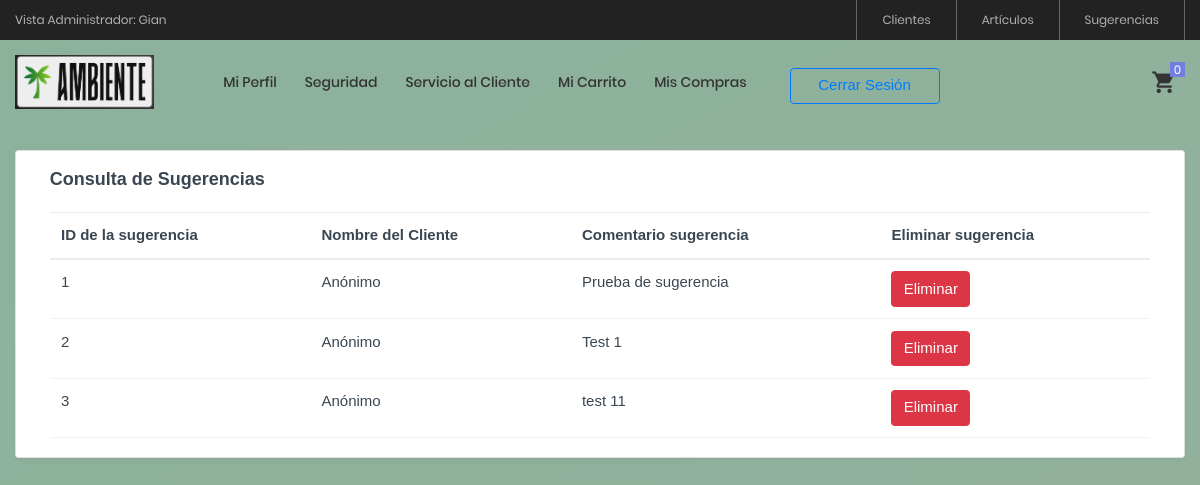
/View/Sugerencias/ConsultarSugerencia.php (signed in), run on an earlier commit of the app's database.
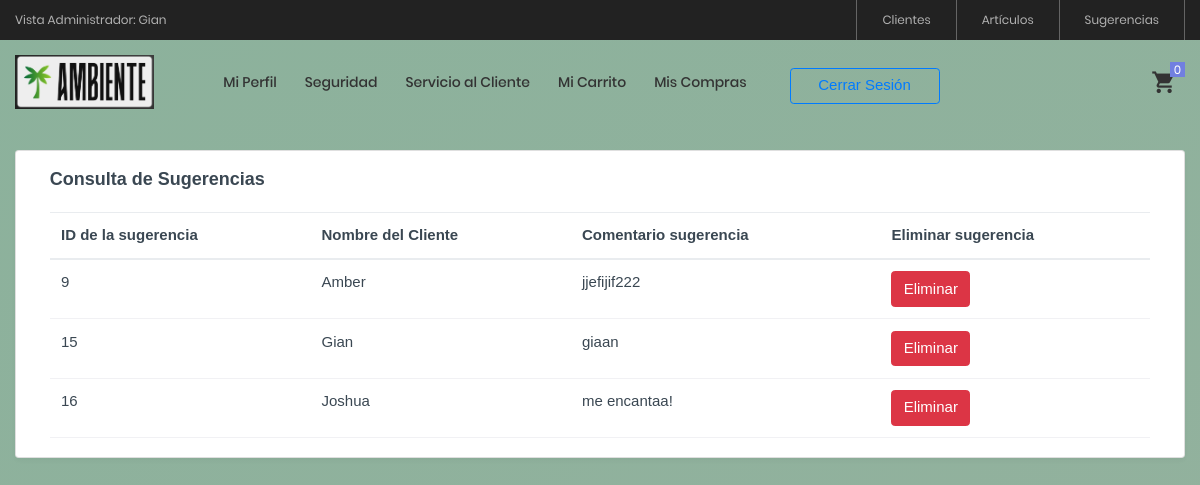
And on a later commit of the database.
### tables this page shows
CREATE TABLE `consultas` (
  `consultaID` int(11) NOT NULL AUTO_INCREMENT,
  `descripcion` varchar(500) NOT NULL,
  `clienteID` int(11) DEFAULT NULL,
  `nombreCliente` varchar(100) DEFAULT NULL,
  PRIMARY KEY (`consultaID`),
  KEY `fk_clienteID` (`clienteID`),
  CONSTRAINT `fk_clienteID` FOREIGN KEY (`clienteID`) REFERENCES `clientes` (`clienteID`) ON DELETE CASCADE ON UPDATE CASCADE
);

### Model/SugerenciaModel.php (called while the page is built, shortened)
<?php
function ConsultarSugerenciasModel() {
    try {
        $enlace = AbrirBD();
        $sentencia = "CALL ConsultarSugerencias()";
        $resultado = $enlace->query($sentencia);
        return $resultado;
    } catch (Exception $ex) {
        error_log("Error en ConsultarSugerenciasModel: " . $ex->getMessage());
        return null;
    }
}
?>

### Controller/SugerenciaController.php (called while the page is built, shortened)
<?php
include_once $_SERVER["DOCUMENT_ROOT"] . '/ProyectoAmbienteWeb/Model/SugerenciaModel.php';
function ConsultarSugerencias() {
    return ConsultarSugerenciasModel();
}
?>

### View/Sugerencias/ConsultarSugerencia.php (the view, shortened to what this page needs)
<?php
include_once $_SERVER["DOCUMENT_ROOT"] . '/ProyectoAmbienteWeb/View/layout.php';
include_once $_SERVER["DOCUMENT_ROOT"] . '/ProyectoAmbienteWeb/Controller/SugerenciaController.php';
$resultado = ConsultarSugerencias();
?>
<!doctype html>
<html lang="en">
<?php ReferenciasCSS(); ?>
<body class="page-wrapper radial-gradient">
    <div id="main-wrapper">
        <?php MostrarMenu(); ?>
        <div class="body-wrapper">
            <?php MostrarHeader(); ?>
            <div class="container-fluid">
                <div class="row">
                    <div id="sugerencias" class="card">
                        <div class="card-body">
                            <h5 class="card-title fw-semibold mb-4">Consulta de Sugerencias</h5>
                            <div class="table-responsive">
                                <table id="example" class="table text-nowrap align-middle mb-0">
                                    <thead>
                                        <tr>
                                            <th scope="col">ID de la sugerencia</th>
                                            <th scope="col">Nombre del Cliente</th>
                                            <th scope="col">Comentario sugerencia</th>
                                            <th scope="col">Eliminar sugerencia</th>
                                        </tr>
                                    </thead>
                                    <tbody>
                                        <?php
                                        if ($resultado && $resultado->num_rows > 0) {
                                            while ($fila = $resultado->fetch_assoc()) {
                                                $nombreCliente = isset($fila['nombreCliente']) ? $fila['nombreCliente'] : 'Anónimo';
                                                echo "<tr>";
                                                echo "<td>{$fila['consultaID']}</td>";
                                                echo "<td>{$nombreCliente}</td>";
                                                echo "<td>{$fila['descripcion']}</td>";
                                                echo "<td>
                                                    <form action='' method='POST' onsubmit='return confirmarEliminacion()'>
                                                        <input type='hidden' name='eliminarID' value='{$fila['consultaID']}'>
                                                        <button type='submit' class='btn btn-danger'>Eliminar</button>
                                                    </form>
                                                </td>";
                                                echo "</tr>";
                                            }
                                        } else {
                                            echo "<tr><td colspan='4'>No se encontraron sugerencias.</td></tr>";
                                        }
                                        ?>
                                    </tbody>
                                </table>
                            </div>
                        </div>
                    </div>
                </div>
            </div>
        </div>
    </div>
</body>
</html>

### View/layout.php (shortened to what this page needs)
<?php
function MostrarMenu()
{
    if (isset($_SESSION["NombreCliente"]) && $_SESSION["RolID"] == "1") {
        echo '
                    <div class="container-menu-desktop" style="overflow-y: auto; max-height: 100vh;">
                        <div class="top-bar">
                            <div class="content-topbar flex-sb-m h-full container">
                                <div class="left-top-bar">
                                    Vista Administrador: ' . $_SESSION["NombreCliente"] . '
                                </div>
                            <div class="right-top-bar flex-w h-full">
                                <a href="../Cliente/consultarClientes.php" class="flex-c-m trans-04 p-lr-25">
                                    Clientes
                                </a>
                                <a href="../Articulos/ConsultarArticulos.php" class="flex-c-m trans-04 p-lr-25">
                                    Artículos
                                </a>
                                <a href="../Sugerencias/ConsultarSugerencia.php" class="flex-c-m trans-04 p-lr-25">
                                    Sugerencias
                                </a>
                            </div>
                        </div>
                    </div>';
    } else if (isset($_SESSION["NombreCliente"]) && $_SESSION["RolID"] == "2") {
        echo '
                <div class="container-menu-desktop" style="overflow-y: auto; max-height: 100vh;">
                    <div class="top-bar">
                        <div class="content-topbar flex-sb-m h-full container">
                            <div class="left-top-bar">
                                Bienvenido/a: ' . $_SESSION["NombreCliente"] . '
                            </div>
                        </div>
                    </div>
                </div>';
    }
}
function MostrarHeader()
{
    $cantidad = "0";
    $total = "0";
    if (isset($_SESSION["NombreCliente"]))
    {
        $cantidad = $_SESSION["CantidadCarrito"];
        $total = $_SESSION["TotalCarrito"];
    }
    echo '
    <header style="position: fixed; top: 0; left: 0; width: 100%; z-index: 1000; background-color: #fff; box-shadow: 0 2px 5px rgba(0, 0, 0, 0.1);">
        <div class="container-menu-desktop">
            <div class="wrap-menu-desktop">
                <nav class="limiter-menu-desktop container">
                    <a href="../Login/Home.php" class="logo">
                        <img src="../images/logo-01.jpeg" alt="IMG-LOGO">
                    </a>
                    <div class="menu-desktop">
                        <ul class="main-menu">';
if (isset($_SESSION["NombreCliente"])) {
    echo '
                            <li>
                                <a href="../Cliente/consultarPerfil.php">Mi Perfil</a>
                            </li>
                            <li>
                                <a href="../Cliente/cambiarAcceso.php">Seguridad</a>
                            </li>
                            <li>
                                <a href="../Sugerencias/CrearSugerencia.php">Servicio al Cliente</a>
                            </li>
                            <li>
                                <a href="../Carrito/ConsultarCarrito.php">Mi Carrito</a>
                            </li>
                            <li>
                                <a href="../Carrito/ConsultarFacturas.php">Mis Compras</a>
                            </li>
                            <li>
                                <form action="" method="POST">
                                    <button type="submit" style="width:150px" id="btnCerrarSesion" name="btnCerrarSesion"
                                    class="btn btn-outline-primary mx-3 mt-2 d-block">Cerrar Sesión</button>
                                </form>
                            </li>';
} else {
    echo '
                            <li>
                                <a href="../Login/inicioSesion.php" style="width:150px"
                                            class="btn btn-outline-primary mx-3 mt-2 d-block">Iniciar Sesión</a>
                            </li>';
}
echo '
                        </ul>
                    </div>
                    <div class="wrap-icon-header flex-w flex-r-m">
                        <div class="icon-header-item cl2 hov-cl1 trans-04 p-l-22 p-r-11 icon-header-noti js-show-cart" data-notify="' . $cantidad . '">
                            <i class="zmdi zmdi-shopping-cart"></i>
                        </div>
                    </div>
                </nav>
            </div>
        </div>
    </header>
    <div style="margin-top: 80px;"></div>
    <div class="wrap-header-cart js-panel-cart">
        <div class="s-full js-hide-cart"></div>
        <div class="header-cart flex-col-l p-l-65 p-r-25">
            <div class="header-cart-title flex-w flex-sb-m p-b-8">
                <span class="mtext-103 cl2">
                    Su carrito
                </span>
                <div class="fs-35 lh-10 cl2 p-lr-5 pointer hov-cl1 trans-04 js-hide-cart">
                    <i class="zmdi zmdi-close"></i>
                </div>
            </div>
            <div class="header-cart-content flex-w js-pscroll">
                <ul class="header-cart-wrapitem w-full">
                </ul>
                <div class="w-full">
                    <div class="header-cart-total w-full p-tb-40">
                        Total: ¢' . number_format($total, 2) . '
                    </div>
                    <div class="header-cart-buttons flex-w w-full">
                        <a href="../Carrito/consultarCarrito.php" class="flex-c-m stext-101 cl0 size-107 bg3 bor2 hov-btn3 p-lr-15 trans-04 m-r-8 m-b-10">
                            Ver Carrito
                        </a>
                    </div>
                </div>
            </div>
        </div>
    </div>';
}
function ReferenciasCSS()
{
    echo '
            <head>
	            <meta charset="UTF-8">
	            <meta name="viewport" content="width=device-width, initial-scale=1">
                <meta charset="utf-8">
                <title>Tienda Ambiente</title>
                <link rel="shortcut icon" type="image/png" href="../images/logo-01.jpeg" />
                <link rel="stylesheet" href="../css/proyecto.css" />
                <link rel="stylesheet" href="../css/styles.min.css" />
                <link rel="stylesheet" href="https://cdn.datatables.net/2.1.8/css/dataTables.bootstrap5.css" />
                <link rel="stylesheet" href="https://cdnjs.cloudflare.com/ajax/libs/font-awesome/4.7.0/css/font-awesome.css" />
                <link rel="stylesheet" href="https://cdn.jsdelivr.net/npm/sweetalert2@11.14.5/dist/sweetalert2.min.css" />
                <link rel="stylesheet" type="text/css" href="../css/bootstrap.min.css">
                <link rel="stylesheet" type="text/css" href="../css/font-awesome.min.css">
                <link rel="stylesheet" type="text/css" href="../css/material-design-iconic-font.min.css">
                <link rel="stylesheet" type="text/css" href="../css/icon-font.min.css">
                <link rel="stylesheet" type="text/css" href="../css/animate.css">
                <link rel="stylesheet" type="text/css" href="../css/hamburgers.min.css">
                <link rel="stylesheet" type="text/css" href="../css/animsition.min.css">
                <link rel="stylesheet" type="text/css" href="../css/select2.min.css">
                <link rel="stylesheet" type="text/css" href="../css/daterangepicker.css">
                <link rel="stylesheet" type="text/css" href="../css/slick.css">
                <link rel="stylesheet" type="text/css" href="../css/magnific-popup.css">
                <link rel="stylesheet" type="text/css" href="../css/perfect-scrollbar.css">
                <link rel="stylesheet" type="text/css" href="../css/util.css">
                <link rel="stylesheet" type="text/css" href="../css/main.css">
            </head>';
}

### View/css/main.css (style rules this page uses)
.container { max-width: 1380px; }
@media (max-width: 1600px) { .container { max-width: 1200px; } }
.container-menu-desktop { overflow-y: auto !important; position: relative !important; overflow: visible !important; height: auto; width: 100%; -webkit-transition: all 0.3s; -o-transition: all 0.3s; -moz-transition: all 0.3s; transition: all 0.3s; }
.top-bar { height: 40px; background-color: #222; }
.left-top-bar { font-family: Poppins-Regular; font-size: 12px; line-height: 1.8; color: #b2b2b2; }
.right-top-bar a { font-family: Poppins-Regular; font-size: 12px; line-height: 1.8; height: 100%; color: #b2b2b2; border-right: 1px solid rgba(255,255,255,0.3); }
.right-top-bar a:first-child { border-left: 1px solid rgba(255,255,255,0.3); }
.wrap-menu-desktop { position: fixed; z-index: 1100; background-color: transparent; width: 100%; height: 84px; top: 40px; left: 0px; -webkit-transition: height 0.3s, background-color 0.3s; -o-transition: height 0.3s, background-color 0.3s; -moz-transition: height 0.3s, background-color 0.3s; transition: height 0.3s, background-color 0.3s; }
.limiter-menu-desktop { height: 100%; display: -webkit-box; display: -webkit-flex; display: -moz-box; display: -ms-flexbox; display: flex; align-items: center; background-color: transparent; }
.logo { display: -webkit-box; display: -webkit-flex; display: -moz-box; display: -ms-flexbox; display: flex; align-items: center; height: 65%; margin-right: 55px; }
.logo img { max-width: 100%; max-height: 100%; }
.menu-desktop { display: -webkit-box; display: -webkit-flex; display: -moz-box; display: -ms-flexbox; display: flex; align-items: center; height: 100%; }
.main-menu { list-style-type: none; margin: 0; display: -webkit-box; display: -webkit-flex; display: -moz-box; display: -ms-flexbox; display: flex; align-items: center; }
.main-menu > li { display: block; position: relative; padding: 20px 10px 20px 0px; margin: 0px 4px 0px 14px; }
.main-menu > li > a { font-family: Poppins-Medium; font-size: 14px; color: #333; padding: 5px 0px; transition: all 0.4s; -webkit-transition: all 0.4s; -o-transition: all 0.4s; -moz-transition: all 0.4s; }
.wrap-icon-header { flex-grow: 1; }
.icon-header-item { position: relative; font-size: 26px; line-height: 1; cursor: pointer; }
.icon-header-noti::after { content: attr(data-notify); font-family: Poppins-Regular; font-size: 12px; color: #fff; line-height: 15px; text-align: center; display: block; position: absolute; top: -7px; right: 0; min-width: 15px; height: 15px; padding: 0 3px; background-color: #717fe0; }
.cl2 { color: #333; }

What changed in the data, as far as the page shows it:
removed consultas: consultaID "1", nombreCliente "Anónimo", descripcion "Prueba de sugerencia"
removed consultas: consultaID "2", nombreCliente "Anónimo", descripcion "Test 1"
removed consultas: consultaID "3", nombreCliente "Anónimo", descripcion "test 11"
added consultas: consultaID "9", nombreCliente "Amber", descripcion "jjefijif222"
added consultas: consultaID "15", nombreCliente "Gian", descripcion "giaan"
added consultas: consultaID "16", nombreCliente "Joshua", descripcion "me encantaa!"
